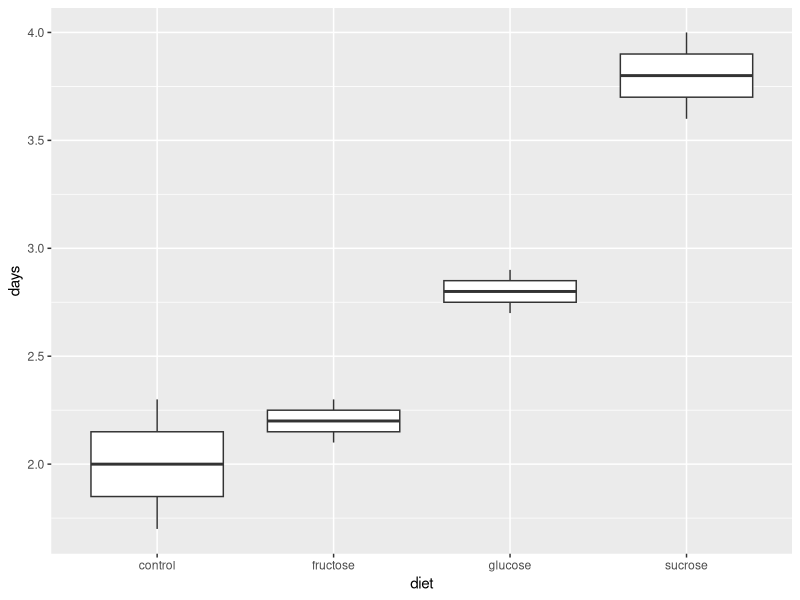
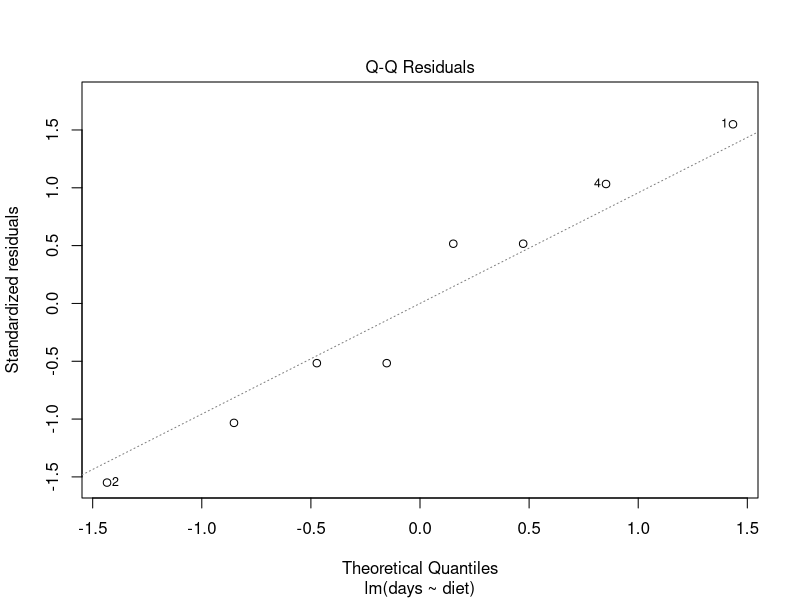
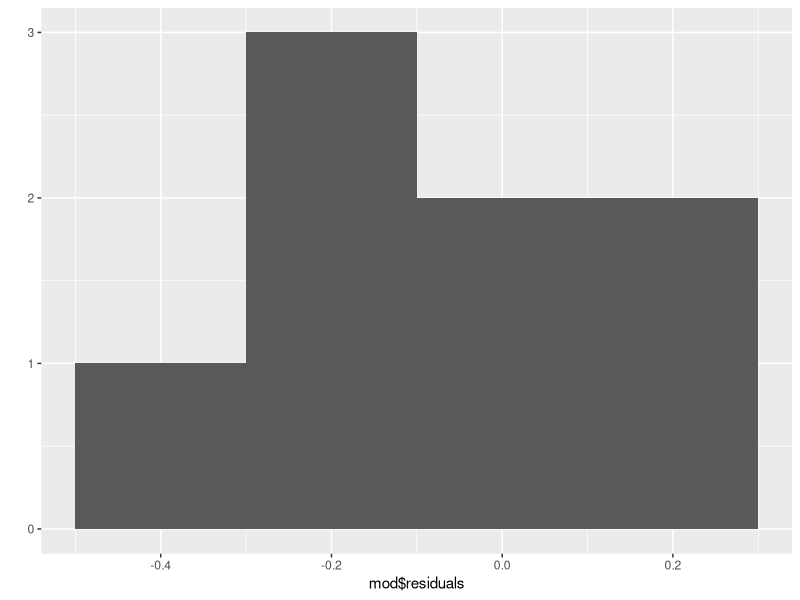

The R source for these figures, in order:
## ---- chunk 1
library(tidyverse)
leaf <- data.frame(diet = c("control","control","sucrose", "sucrose", "glucose", "glucose", "fructose","fructose"), days = c(2.3,1.7,3.6,4.0,2.9,2.7,2.1,2.3))
## ---- chunk 2
#Note that boxplots are a bit silly in this example because n is only 2.
qplot(x = diet, y = days, data = leaf, geom = "boxplot")
## ---- chunk 3
leaf %>%
  group_by(diet) %>%
  summarize(n = n(),
            m = mean(days),
            sd = sd(days))
## ---- chunk 4
mod <- lm(days ~ diet, data = leaf)
anova(mod)
## ---- chunk 5
leaf %>%
  group_by(diet) %>%
  summarize(n = n(),
            m = mean(days),
            sd = sd(days))

0.424/0.283
## ---- chunk 6
#normal probability plot of residuals
plot(mod, which = 2)
## ---- chunk 7
#histogram of residuals
qplot(x = mod$residuals, bins = 4)
